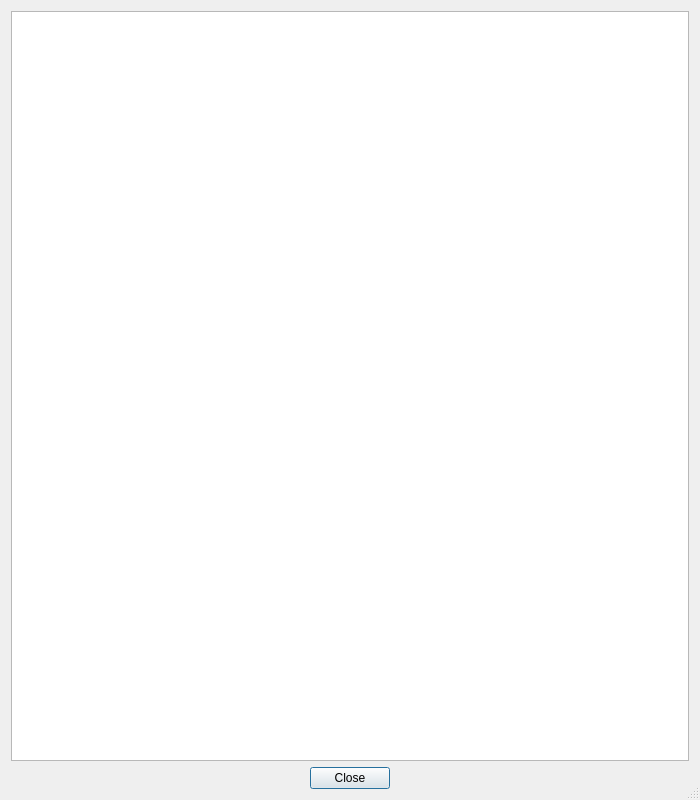
<?xml version="1.0" encoding="UTF-8"?>
<ui version="4.0">
 <class>TextInfoViewClass</class>
 <widget class="QDialog" name="TextInfoViewClass">
  <property name="geometry">
   <rect>
    <x>0</x>
    <y>0</y>
    <width>700</width>
    <height>800</height>
   </rect>
  </property>
  <property name="windowTitle">
   <string>InfoView</string>
  </property>
  <property name="sizeGripEnabled">
   <bool>true</bool>
  </property>
  <layout class="QGridLayout" name="gridLayout_2">
   <item row="0" column="0">
    <layout class="QGridLayout" name="gridLayout">
     <item row="0" column="0" colspan="3">
      <widget class="QTextBrowser" name="textBrowser"/>
     </item>
     <item row="1" column="2">
      <spacer name="horizontalSpacer">
       <property name="orientation">
        <enum>Qt::Horizontal</enum>
       </property>
       <property name="sizeHint" stdset="0">
        <size>
         <width>40</width>
         <height>20</height>
        </size>
       </property>
      </spacer>
     </item>
     <item row="1" column="0">
      <spacer name="horizontalSpacer_2">
       <property name="orientation">
        <enum>Qt::Horizontal</enum>
       </property>
       <property name="sizeHint" stdset="0">
        <size>
         <width>40</width>
         <height>20</height>
        </size>
       </property>
      </spacer>
     </item>
     <item row="1" column="1">
      <widget class="QDialogButtonBox" name="buttonBox">
       <property name="toolTip">
        <string>Close this window</string>
       </property>
       <property name="standardButtons">
        <set>QDialogButtonBox::Close</set>
       </property>
       <property name="centerButtons">
        <bool>true</bool>
       </property>
      </widget>
     </item>
    </layout>
   </item>
  </layout>
 </widget>
 <layoutdefault spacing="6" margin="11"/>
 <resources/>
 <connections>
  <connection>
   <sender>buttonBox</sender>
   <signal>rejected()</signal>
   <receiver>TextInfoViewClass</receiver>
   <slot>hide()</slot>
   <hints>
    <hint type="sourcelabel">
     <x>306</x>
     <y>773</y>
    </hint>
    <hint type="destinationlabel">
     <x>349</x>
     <y>399</y>
    </hint>
   </hints>
  </connection>
 </connections>
 <slots>
  <slot>setTextcontent()</slot>
 </slots>
</ui>
